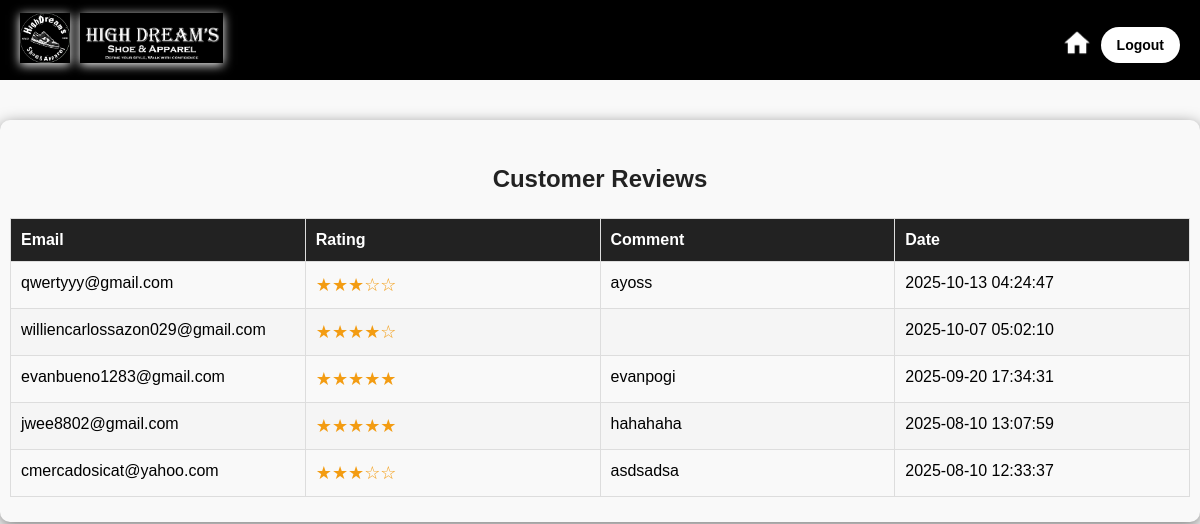
Screenshot of /reviewsadmin.php with the database file from the repository.
### tables this page shows
CREATE TABLE `user_reviews` (
  `id` int(11) NOT NULL,
  `email` varchar(255) NOT NULL,
  `rating` int(11) NOT NULL,
  `comment` text DEFAULT NULL,
  `created_at` timestamp NOT NULL DEFAULT current_timestamp()
);

### reviewsadmin.php (the view, shortened to what this page needs)
<!DOCTYPE html>
<html lang="en">
<head>
</head>
<body>
<header class="header">
  <div class="logo-container">
    <div class="logo">
      <img src="image/logo1.png" alt="Shoe Store Logo" />
    </div>
    <div class="second-logo">
      <img src="image/hdb2.png" alt="Second Logo" />
    </div>
  </div>
  <div class="user-options">
    <a href="admin.php" class="home-logo">
      <img src="image/home.png" alt="Home Logo" />
    </a>
    <button id="logout-button">Logout</button>
  </div>
</header>
<div class="reviews-container">
  <h2>Customer Reviews</h2>
  <table>
    <thead>
      <tr>
        <th>Email</th>
        <th>Rating</th>
        <th>Comment</th>
        <th>Date</th>
      </tr>
    </thead>
    <tbody>
      <?php
      $host = "mysql-highdreams.alwaysdata.net";
      $username = "439165";
      $password = "Skyworth23";
      $dbname = "highdreams_1";
      $conn = new mysqli($host, $username, $password, $dbname);
      $sql = "SELECT email, rating, comment, created_at FROM user_reviews ORDER BY created_at DESC";
      $result = $conn->query($sql);
      if ($result && $result->num_rows > 0) {
        while($row = $result->fetch_assoc()) {
          $email = htmlspecialchars($row['email']);
          $ratingNumber = (int)$row['rating'];
          $comment = htmlspecialchars($row['comment']);
          $date = htmlspecialchars($row['created_at']);
          $maxStars = 5;
          $stars = str_repeat('★', $ratingNumber) . str_repeat('☆', $maxStars - $ratingNumber);
          echo "<tr>
                  <td>$email</td>
                  <td style='color: #f39c12; font-size: 18px;'>$stars</td>
                  <td>$comment</td>
                  <td>$date</td>
                </tr>";
        }
      } else {
        echo "<tr><td colspan='4' style='text-align:center;'>No reviews found.</td></tr>";
      }
      ?>
    </tbody>
  </table>
</div>
</body>
</html>

### reviewsadmin.php (style rules this page uses)
body { font-family: Arial, sans-serif; background-color: #f9f9f9; padding: 20px 0 40px 0; margin: 0; display: flex; flex-direction: column; align-items: center; overflow-x: hidden; box-sizing: border-box; }
* { box-sizing: border-box; }
.header { display: flex; justify-content: space-between; align-items: center; padding: 0 20px; background-color: #000000ff; color: white; height: auto; min-height: 80px; width: 100%; position: fixed; top: 0; left: 0; z-index: 1000; flex-wrap: wrap; box-sizing: border-box; }
.logo-container { display: flex; align-items: center; gap: 10px; flex-wrap: wrap; max-width: 100%; }
.logo img, .second-logo img { height: 50px; max-width: 100%; box-shadow: 0 2px 10px rgb(255, 255, 255); object-fit: contain; }
.user-options { display: flex; align-items: center; gap: 10px; flex-wrap: wrap; margin-top: 10px; justify-content: center; max-width: 100%; }
.user-options button { padding: 10px 16px; background-color: #ffffff; color: #000000; border: none; cursor: pointer; border-radius: 20px; font-weight: bold; font-size: 14px; white-space: nowrap; }
.home-logo img { height: 28px; width: 28px; transition: transform 0.3s ease-in-out; cursor: pointer; }
.reviews-container { background: transparent; padding: 25px 10px; border-radius: 10px; box-shadow: 0 4px 15px rgba(0, 0, 0, 0.5); max-width: 100vw; width: 100%; margin: 100px 10px 0 10px; overflow-x: hidden; box-sizing: border-box; }
.reviews-container h2 { text-align: center; margin-bottom: 25px; color: #222; font-size: 24px; word-wrap: break-word; }
table { width: 100%; border-collapse: collapse; font-size: 16px; table-layout: fixed; word-wrap: break-word; }
thead { background-color: #222; color: #fff; }
th, td { padding: 12px 10px; border: 1px solid #ddd; text-align: left; vertical-align: top; word-break: break-word; }
tbody tr:nth-child(even) { background-color: #f5f5f5; }

### rows the page displays
user_reviews: email "qwertyyy@gmail.com", rating "★★★☆☆", comment "ayoss", created_at "2025-10-13 04:24:47"
user_reviews: email "williencarlossazon029@gmail.com", rating "★★★★☆", created_at "2025-10-07 05:02:10"
user_reviews: email "evanbueno1283@gmail.com", rating "★★★★★", comment "evanpogi", created_at "2025-09-20 17:34:31"
user_reviews: email "jwee8802@gmail.com", rating "★★★★★", comment "hahahaha", created_at "2025-08-10 13:07:59"
user_reviews: email "cmercadosicat@yahoo.com", rating "★★★☆☆", comment "asdsadsa", created_at "2025-08-10 12:33:37"
